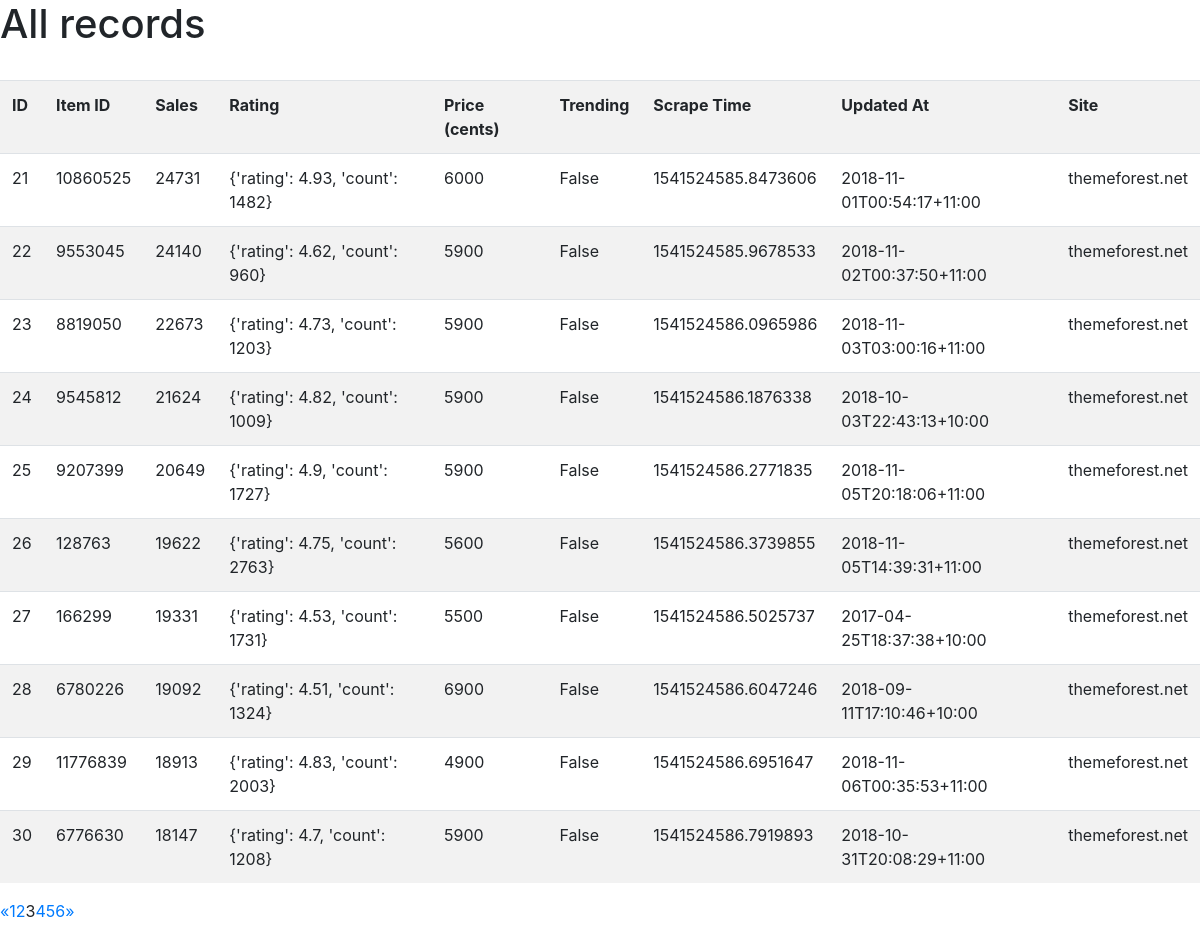
Page /show/?page=3 on the committed database.
### scraper/models.py (models this page shows)
class ProductData(models.Model):
    product_id = models.IntegerField(default=1)
    sales = models.IntegerField()
    rating = models.CharField(max_length=50)
    price_cents = models.IntegerField()
    trending = models.BooleanField()
    scrape_time = models.CharField(max_length=30)
    updated_at = models.CharField(max_length=30)
    site = models.CharField(max_length=30)

### scraper/views.py (the view)
# urls.py: path('show/', scraper_views.ShowRecords),
def ShowRecords(request):
	product_list = ProductData.objects.all()
	page = request.GET.get('page', 1)
	paginator = Paginator(product_list, 10)
	try:
		records = paginator.page(page)
	except PageNotAnInteger:
		records = paginator.page(1)
	except EmptyPage:
		records = paginator.page(paginator.num_pages)
	x = records.number - 3 if records.number > 4 else 1
	y = paginator.num_pages if records.number + 4 > paginator.num_pages else records.number + 4
	page_range = range(x, y)
	return render(request, 'home.html', {
		'records': records,
		'page_range': page_range
	})

### templates/home.html (shortened to what this page needs)
{% extends 'base.html' %}
{% block body %}
<h1>All records</h1>
{{ rows }} <br>
<table class="table table-striped">
    <tr>
        <th>ID</th>
        <th>Item ID</th>
        <th>Sales</th>
        <th>Rating</th>
        <th>Price (cents)</th>
        <th>Trending</th>
        <th>Scrape Time</th>
        <th>Updated At</th>
        <th>Site</th>
    </tr>
{% for record in records %}
    <tr>
        <td>{{record.id}}</td>
        <td>{{record.product_id}}</td>
        <td>{{record.sales}}</td>
        <td>{{record.rating}}</td>
        <td>{{record.price_cents}}</td>
        <td>{{record.trending}}</td>
        <td>{{record.scrape_time}}</td>
        <td>{{record.updated_at}}</td>
        <td>{{record.site}}</td>
    </tr>
{% endfor %}
</table>
{% if records.has_other_pages %}
<ul class="pagination">
    {%  if records.has_previous %}
    <li class="page-item"><a href="?page={{ records.previous_page_number }}">&laquo;</a></li>
    {% else %}
    <li class="page-item disabled"><span>&laquo;</span></li>
    {% endif %}
    {% for i in page_range %}
        {% if records.number == i %}
        <li class="page-item active"><span>{{ i }} <span class="sr-only">(current)</span></span></li>
        {% else %}
        <li class="page-item"><a href="?page={{ i }}">{{ i }}</a></li>
        {% endif %}
    {% endfor %}
    {%  if records.has_next %}
    <li class="page-item"><a href="?page={{ records.next_page_number }}">&raquo;</a></li>
    {% else %}
    <li class="page-item disabled"><span>&raquo;</span></li>
    {% endif %}
</ul>
{% endif %}
{% endblock %}

### rows in the picture
ProductData: id "21", product_id "10860525", sales "24731", rating "{'rating': 4.93, 'count': 1482}", price_cents "6000", trending "False", scrape_time "1541524585.8473606", updated_at "2018-11-01T00:54:17+11:00", site "themeforest.net"
ProductData: id "22", product_id "9553045", sales "24140", rating "{'rating': 4.62, 'count': 960}", price_cents "5900", trending "False", scrape_time "1541524585.9678533", updated_at "2018-11-02T00:37:50+11:00", site "themeforest.net"
ProductData: id "23", product_id "8819050", sales "22673", rating "{'rating': 4.73, 'count': 1203}", price_cents "5900", trending "False", scrape_time "1541524586.0965986", updated_at "2018-11-03T03:00:16+11:00", site "themeforest.net"
ProductData: id "24", product_id "9545812", sales "21624", rating "{'rating': 4.82, 'count': 1009}", price_cents "5900", trending "False", scrape_time "1541524586.1876338", updated_at "2018-10-03T22:43:13+10:00", site "themeforest.net"
ProductData: id "25", product_id "9207399", sales "20649", rating "{'rating': 4.9, 'count': 1727}", price_cents "5900", trending "False", scrape_time "1541524586.2771835", updated_at "2018-11-05T20:18:06+11:00", site "themeforest.net"
ProductData: id "26", product_id "128763", sales "19622", rating "{'rating': 4.75, 'count': 2763}", price_cents "5600", trending "False", scrape_time "1541524586.3739855", updated_at "2018-11-05T14:39:31+11:00", site "themeforest.net"
ProductData: id "27", product_id "166299", sales "19331", rating "{'rating': 4.53, 'count': 1731}", price_cents "5500", trending "False", scrape_time "1541524586.5025737", updated_at "2017-04-25T18:37:38+10:00", site "themeforest.net"
ProductData: id "28", product_id "6780226", sales "19092", rating "{'rating': 4.51, 'count': 1324}", price_cents "6900", trending "False", scrape_time "1541524586.6047246", updated_at "2018-09-11T17:10:46+10:00", site "themeforest.net"
ProductData: id "29", product_id "11776839", sales "18913", rating "{'rating': 4.83, 'count': 2003}", price_cents "4900", trending "False", scrape_time "1541524586.6951647", updated_at "2018-11-06T00:35:53+11:00", site "themeforest.net"
ProductData: id "30", product_id "6776630", sales "18147", rating "{'rating': 4.7, 'count': 1208}", price_cents "5900", trending "False", scrape_time "1541524586.7919893", updated_at "2018-10-31T20:08:29+11:00", site "themeforest.net"

### other values in the picture
{{ i }} "1" "2" "4" "5" "6"
{{ i }} "3"
